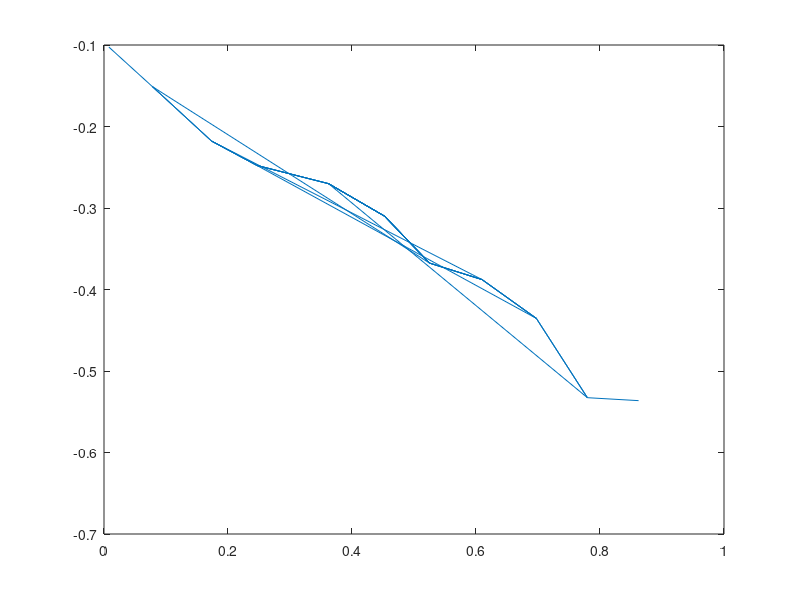

Write MATLAB code to recreate this figure. (Note: this script raises an error after producing the figure.)
clear, clc, close all;
load('DataSet2.mat');
i = 1;
while(j < length(OUT_Train))
    j = i;
    while(OUT_Train(j) == OUT_Train(i))
        j = j+1;
    end
    trayectoria_x = [];
    trayectoria_y = [];
    for k = i:j-1
        trayectoria_x = [trayectoria_x IN_Train(k,1:7)];
        trayectoria_y = [trayectoria_y IN_Train(k,8:14)];
    end
    i = j;
    plot(trayectoria_x,trayectoria_y);
end